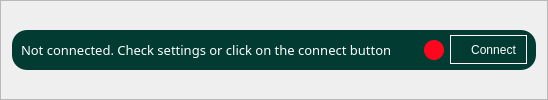
          <widget class="QFrame" name="connectionFrame">
           <property name="frameShape">
            <enum>QFrame::StyledPanel</enum>
           </property>
           <property name="frameShadow">
            <enum>QFrame::Raised</enum>
           </property>
           <layout class="QVBoxLayout" name="verticalLayout_23">
            <item>
             <widget class="QFrame" name="connectionSubFrame">
              <property name="maximumSize">
               <size>
                <width>16777215</width>
                <height>40</height>
               </size>
              </property>
              <property name="styleSheet">
               <string notr="true">border-radius:15px;
border:0px solid;
background-color: rgb(1, 59, 50);
color:rgb(255, 255, 255)</string>
              </property>
              <property name="frameShape">
               <enum>QFrame::NoFrame</enum>
              </property>
              <property name="frameShadow">
               <enum>QFrame::Raised</enum>
              </property>
              <layout class="QHBoxLayout" name="horizontalLayout_8">
               <property name="topMargin">
                <number>3</number>
               </property>
               <property name="bottomMargin">
                <number>3</number>
               </property>
               <item>
                <widget class="QLabel" name="connectionLabel">
                 <property name="font">
                  <font>
                   <family>Ubuntu Light</family>
                   <pointsize>10</pointsize>
                  </font>
                 </property>
                 <property name="text">
                  <string>Not connected. Check settings or click on the connect button</string>
                 </property>
                </widget>
               </item>
               <item>
                <widget class="QLabel" name="timerLabel">
                 <property name="minimumSize">
                  <size>
                   <width>20</width>
                   <height>20</height>
                  </size>
                 </property>
                 <property name="maximumSize">
                  <size>
                   <width>25</width>
                   <height>20</height>
                  </size>
                 </property>
                 <property name="font">
                  <font>
                   <family>Ubuntu</family>
                   <pointsize>9</pointsize>
                   <italic>false</italic>
                   <bold>false</bold>
                  </font>
                 </property>
                 <property name="layoutDirection">
                  <enum>Qt::LeftToRight</enum>
                 </property>
                 <property name="styleSheet">
                  <string notr="true">border: 0px solid;
background: transparent;</string>
                 </property>
                 <property name="text">
                  <string/>
                 </property>
                 <property name="alignment">
                  <set>Qt::AlignCenter</set>
                 </property>
                </widget>
               </item>
               <item>
                <widget class="QFrame" name="connectionStatus">
                 <property name="minimumSize">
                  <size>
                   <width>20</width>
                   <height>20</height>
                  </size>
                 </property>
                 <property name="maximumSize">
                  <size>
                   <width>20</width>
                   <height>20</height>
                  </size>
                 </property>
                 <property name="styleSheet">
                  <string notr="true">border-radius: 10px;
background-color: rgb(255, 6, 31);</string>
                 </property>
                 <property name="frameShape">
                  <enum>QFrame::StyledPanel</enum>
                 </property>
                 <property name="frameShadow">
                  <enum>QFrame::Raised</enum>
                 </property>
                </widget>
               </item>
               <item>
                <widget class="QToolButton" name="connectBtn">
                 <property name="styleSheet">
                  <string notr="true">QToolButton{
padding:5px;
border:1px solid;
border-color: rgb(255, 255, 255);
}
QToolButton:hover{
background-color: rgb(0, 22, 18);
}</string>
                 </property>
                 <property name="text">
                  <string>   Connect</string>
                 </property>
                 <property name="icon">
                  <iconset resource="icons.qrc">
                   <normaloff>:/16x16/disconnect.png</normaloff>:/16x16/disconnect.png</iconset>
                 </property>
                 <property name="toolButtonStyle">
                  <enum>Qt::ToolButtonTextBesideIcon</enum>
                 </property>
                </widget>
               </item>
              </layout>
             </widget>
            </item>
           </layout>
          </widget>
